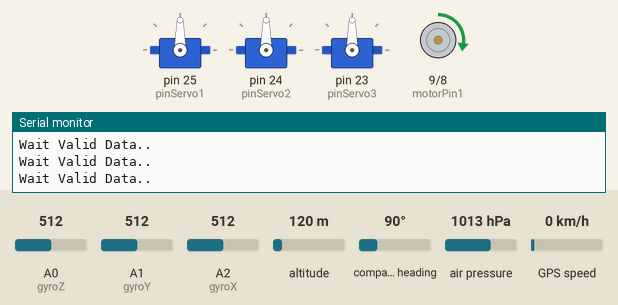
A sketch run on a simulated Arduino Mega 2560, built for the host (arithmetic inside an expression is 32-bit, double 64-bit). Shown: 3 × servo, motor-driver pin pairs drawn as motors (green arrow = first pin HIGH = forward, orange = second pin HIGH = backward, longer = more drive), the last lines printed to the serial monitor. The test bench sets the inputs (shaded band); at power-on: A0 (gyroZ) = 512, A1 (gyroY) = 512, A2 (gyroX) = 512, altitude 120 m, compass heading 90°, air pressure 1013 hPa, GPS speed 0 km/h. The GPS gets a fix after 3 s at 37.7749, -122.4194 with 8 satellites.

Above: at 1.2 s.
1.3 s: A0 (gyroZ) set to 716
At 4.2 s:
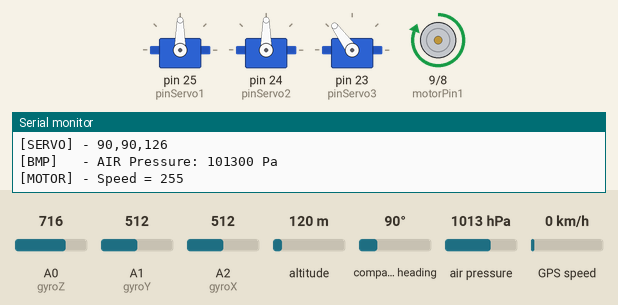
4.7 s: A1 (gyroY) set to 716
At 6.2 s:
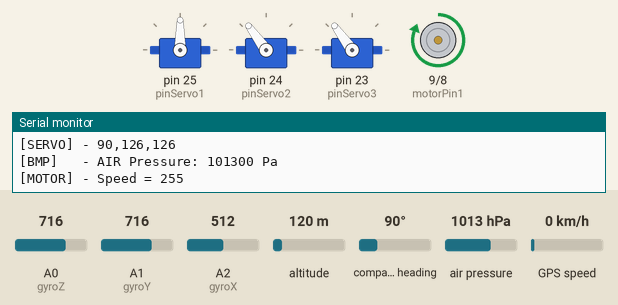
6.5 s: A2 (gyroX) set to 716
At 8.0 s:
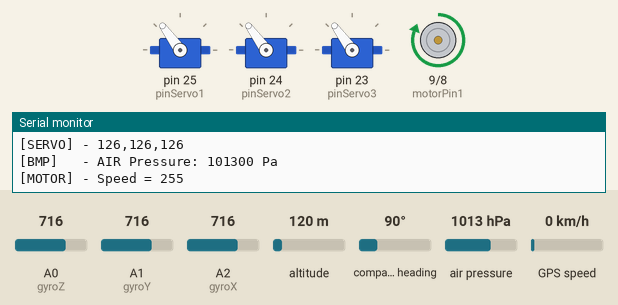
8.4 s: A0 (gyroZ) set to 992
At 9.8 s:
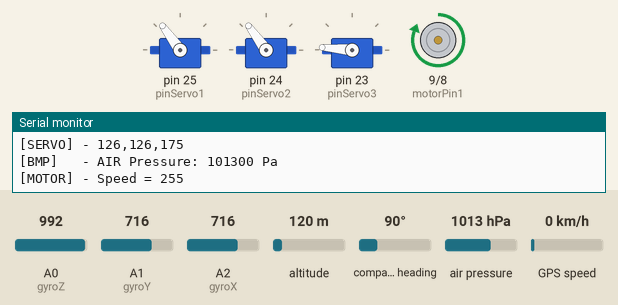
10.3 s: A1 (gyroY) set to 992
At 11.7 s:
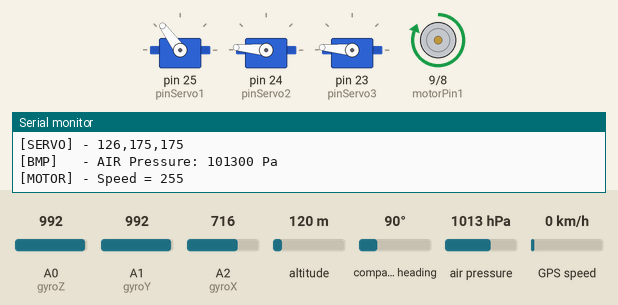
12.1 s: A2 (gyroX) set to 30
At 13.5 s:
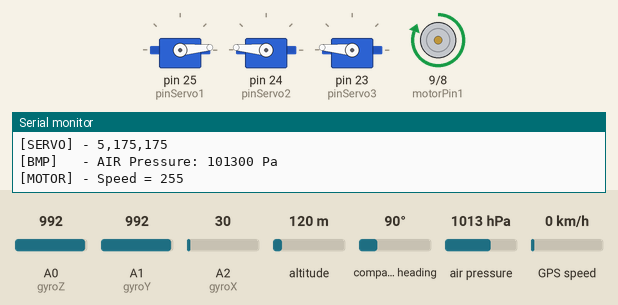
Timing chart, 0 to 15.0 s (numbered marks = the images above; inputs shaded):
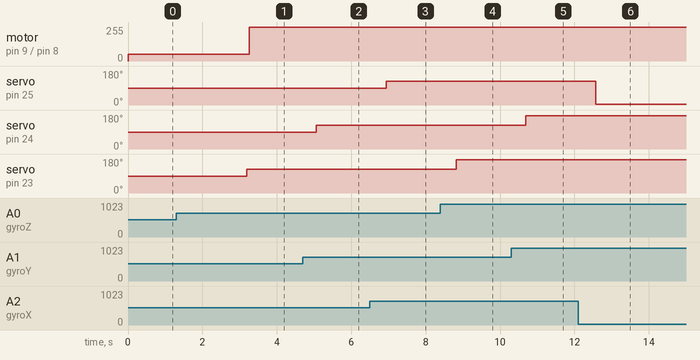

Measured:
- after the input at 1.3 s, servo on pin 23 (pinServo3): 90° → 126° after 1.9 s
- after the input at 4.7 s, servo on pin 24 (pinServo2): 90° → 126° after 0.37 s
- after the input at 6.5 s, servo on pin 25 (pinServo1): 90° → 126° after 0.44 s
- after the input at 8.4 s, servo on pin 23 (pinServo3): 126° → 175° after 0.42 s
- after the input at 10.3 s, servo on pin 24 (pinServo2): 126° → 175° after 0.40 s
- after the input at 12.1 s, servo on pin 25 (pinServo1): 126° → 5° after 0.48 s

The sketch:

Simulasi_UAV_2.ino
```cpp
#include <Servo.h>
#include "pinku.h"
#include <Adafruit_BMP085.h>
#include <TinyGPS++.h>
#include <SoftwareSerial.h>


String mylat = "", mylong = "";
//GPS
TinyGPSPlus gps;

//BMP
Adafruit_BMP085 bmp;

//Servo
Servo myservo1;
Servo myservo2;
Servo myservo3;

//Gyro
float valX, valY, valZ;
int pressure, temp;
void setup() {
  Serial.begin(9600);
  Serial2.begin(9600);

  myservo1.attach(pinServo1);
  myservo2.attach(pinServo2);
  myservo3.attach(pinServo3);
  runServo(90, 90, 90);

  pinMode(motorPin1, OUTPUT);
  pinMode(motorPin2, OUTPUT);
  runMotor(50);

  bmp.begin();
  Serial.println("WAIT GPS");
}

void loop() {
  //Wait first GPS Data
  if (mylat == "" || mylong == "") {
    myGPS();
  } else {
    readGPS();
    readGyro();
    readBMP();
    Serial.println();
    delay(500);
  }
}
void readGPS() {
  Serial.print("[GPS]   - ");
  Serial.print("Latitude   = ");
  Serial.println(mylat);
  Serial.print("[GPS]   - ");
  Serial.print("Longitude  = ");
  Serial.println(mylong);
}
void myGPS() {
  //TES,89,87,90,.... P:[20]
  while (Serial2.available() > 0) {
    if (gps.encode(Serial2.read())) {
      if (gps.location.isValid()) {
        Serial.print("[GPS]   - ");
        Serial.print("Latitude   = ");
        Serial.println(gps.location.lat(), 6);
        Serial.print("[GPS]   - ");
        Serial.print("Longitude  = ");
        Serial.println(gps.location.lng(), 6);
        mylat = String(gps.location.lat(),6);
        mylong = String(gps.location.lng(),6);
      }
      else
        Serial.println("Wait Valid Data..");
    }
  }
}
void runServo(int val1, int val2, int val3) {
  myservo1.write(val1);
  myservo2.write(val2);
  myservo3.write(val3);
  Serial.print("[SERVO] - "); Serial.print(val1); Serial.print(","); Serial.print(val2); Serial.print(","); Serial.println(val3);
}
void runMotor(int myspeed) {
  //digitalWrite(motorPin1,HIGH);
  myspeed = constrain(myspeed, 0, 255);

  analogWrite(motorPin1, myspeed);
  digitalWrite(motorPin2, LOW);
  Serial.print("[MOTOR] - "); Serial.print("Speed = "); Serial.println(myspeed);
}
int gryoToServo(float value) {
  int result;
  if (value == 0) result = 90;
  else if (value > 0)result = 91 + (value * 90);
  else result = 90 - (abs(value) * 90);

  return result;
}
void readGyro() {
  int valServo1, valServo2, valServo3;

  valX = ((analogRead(gyroX) * 2.0) / 1024.0) - 1;
  valY = ((analogRead(gyroY) * 2.0) / 1024.0) - 1;
  valZ = ((analogRead(gyroZ) * 2.0) / 1024.0) - 1;
  Serial.print("[GYRO]  - X:"); Serial.print(valX); Serial.print(",Y:"); Serial.print(valY); Serial.print(",Z:"); Serial.println(valZ);
  //Calculate Servo
  valServo1 = gryoToServo(valX);
  valServo2 = gryoToServo(valY);
  valServo3 = gryoToServo(valZ);
  runServo(valServo1, valServo2, valServo3);
}
void readBMP() {
  //  83654
  Serial.print("[BMP]   - AIR Pressure: "); Serial.print(bmp.readPressure()), Serial.println(" Pa");

  int speedMotor = map(bmp.readPressure(), 80000, 95000, 0, 255);
  runMotor(speedMotor);
}
```

pinku.h
```cpp
#define pinServo1 25
#define pinServo2 24
#define pinServo3 23

#define motorPin1 9
#define motorPin2 8

#define gyroX A2
#define gyroY A1
#define gyroZ A0
```
